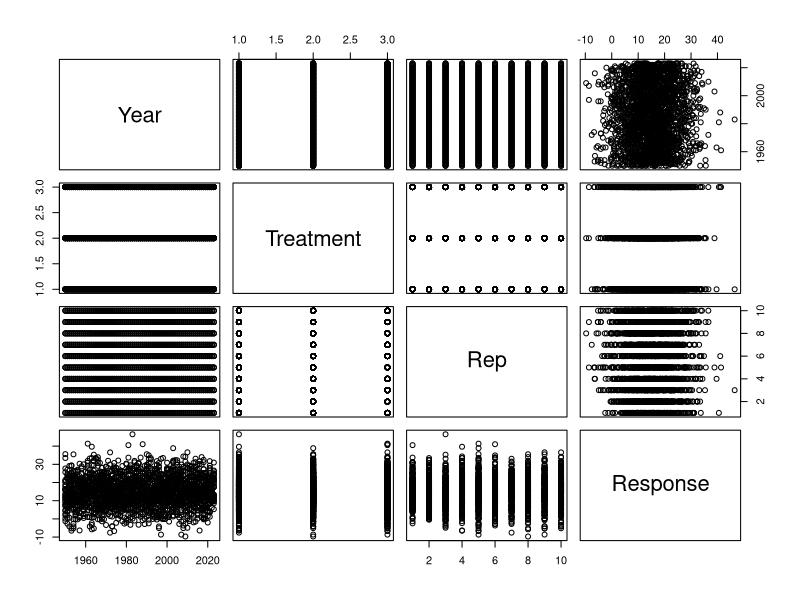
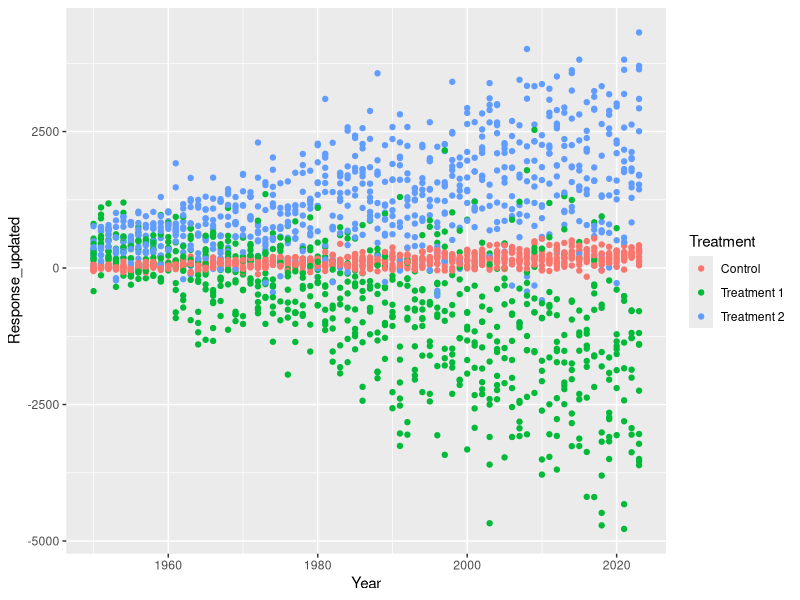
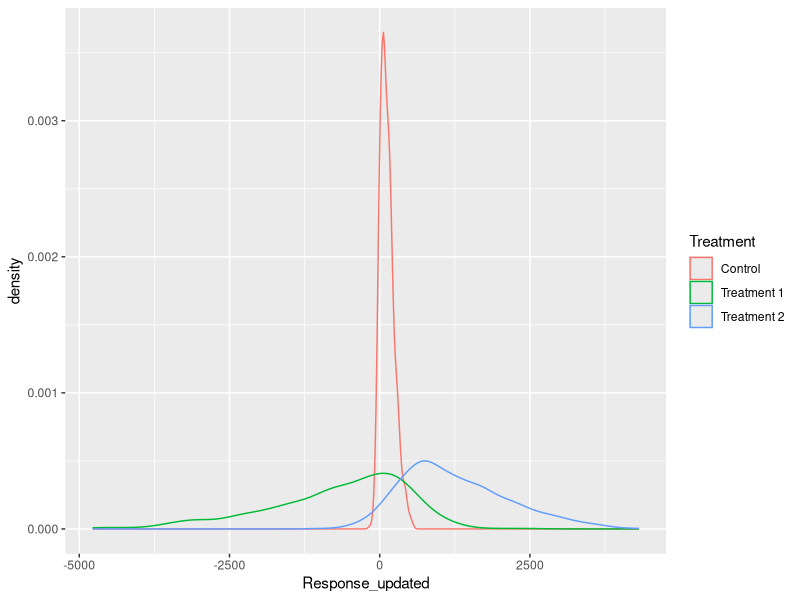
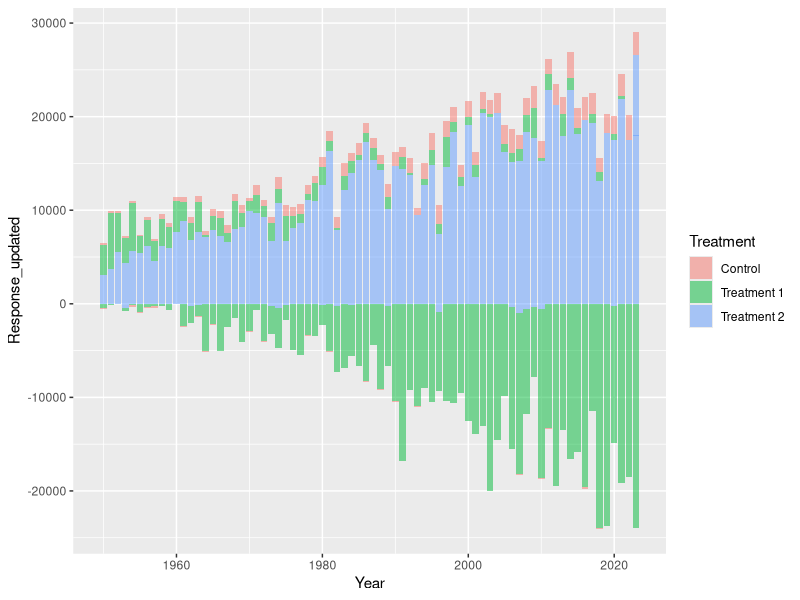
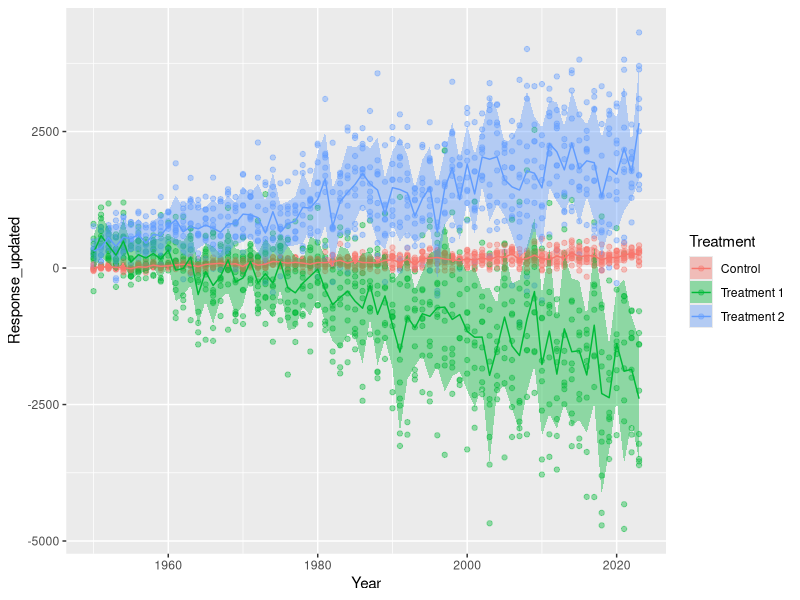
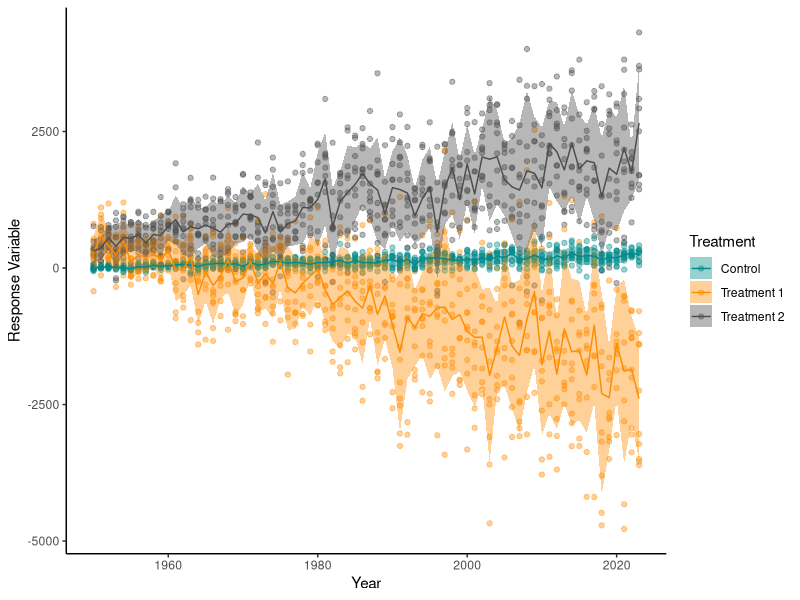
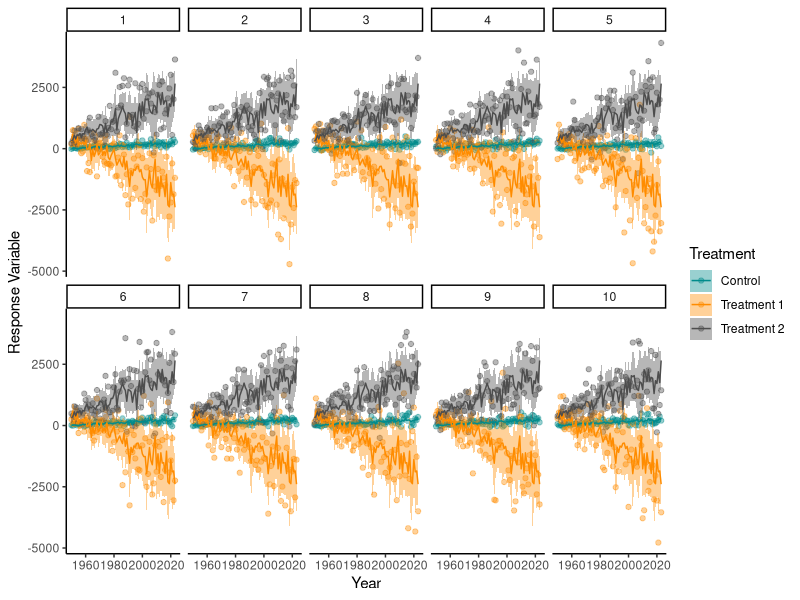

Generate these figures, in order, with R:
## ---- chunk 1
6*6
## ---- chunk 2
a<- 17
## ---- chunk 3
b<- c(1,5,5,3,7)
## ---- chunk 4
a*b
## ---- chunk 5
c<-a*b
## ---- chunk 6
c
## ---- chunk 7
#install.packages("dplyr") 
## ---- chunk 8
library(dplyr) 
## ---- chunk 9
#install.packages("tidyverse") 
library(tidyverse)

Year <- seq(from=1950,to=2023,by=1)
Treatment <- c("Control","Treatment 1","Treatment 2")
Rep<- seq(from=1,to=10,by=1)
## ---- chunk 10
length(Year)
summary(Year)

length(Treatment)
summary(Treatment)

length(Rep)
summary(Rep)
## ---- chunk 11
df<-expand.grid(Year=Year,Treatment=Treatment,Rep=Rep)
## ---- chunk 12
Response<-rnorm(n=nrow(df),mean = 15,sd=8)
## ---- chunk 13
df$Response<-Response
## ---- chunk 14
plot(df)
## ---- chunk 15
df_1<-df %>% 
  mutate(Response_updated=case_when(Treatment=="Control"~jitter(Response)*((Year-1930)/5)-50,
                                    Treatment=="Treatment 1"~jitter(Response)*((Year-1930)*-2)+1000,
                                    Treatment=="Treatment 2"~jitter(Response)*((Year-1930)*1.5)-4))



df_1<-mutate(df,
             Response_updated=case_when(Treatment=="Control"~jitter(Response)*((Year-1930)/5)-50,
                                    Treatment=="Treatment 1"~jitter(Response)*((Year-1930)*-2)+1000,
                                    Treatment=="Treatment 2"~jitter(Response)*((Year-1930)*1.5)-4))


## ---- chunk 16
df_1_summary<-df_1 %>% 
  group_by(Treatment) %>% 
  summarise(MeanResponse=mean(Response_updated),
            SDResponse=sd(Response_updated))

df_1_summary

df_1_summary_year<-df_1 %>% 
  group_by(Treatment,Year) %>% 
  summarise(MeanResponse=mean(Response_updated),
            SDResponse=sd(Response_updated))

df_1_summary_year
## ---- chunk 17
ggplot(df_1)+
  geom_point(aes(x=Year,y=Response_updated,colour=Treatment))

## ---- chunk 18
ggplot(df_1)+
  geom_density(aes(x=Response_updated,colour=Treatment))

ggplot(df_1)+
  geom_col(aes(x=Year,y=Response_updated,fill=Treatment),alpha=0.5)
## ---- chunk 19
ggplot()+
  geom_point(data=df_1,mapping=aes(x=Year,y=Response_updated,colour=Treatment),
             alpha=0.4)+
  geom_ribbon(data=df_1_summary_year,mapping=aes(x=Year,ymax=MeanResponse+SDResponse,
                                                 ymin=MeanResponse-SDResponse,fill=Treatment),
              alpha=0.4)+
  geom_line(data=df_1_summary_year,mapping=aes(x=Year,y=MeanResponse,colour=Treatment))
## ---- chunk 20
ggplot()+
  geom_point(data=df_1,mapping=aes(x=Year,y=Response_updated,colour=Treatment),
             alpha=0.4)+
  geom_ribbon(data=df_1_summary_year,mapping=aes(x=Year,ymax=MeanResponse+SDResponse,
                                                 ymin=MeanResponse-SDResponse,fill=Treatment),
              alpha=0.4)+
  geom_line(data=df_1_summary_year,mapping=aes(x=Year,y=MeanResponse,colour=Treatment))+
  scale_color_manual(values=c("darkcyan","darkorange","grey30"))+
  scale_fill_manual(values=c("darkcyan","darkorange","grey30"))+
  labs(x="Year",y="Response Variable")+
  theme_classic()
## ---- chunk 21
ggplot()+
  geom_point(data=df_1,mapping=aes(x=Year,y=Response_updated,colour=Treatment),
             alpha=0.4)+
  geom_ribbon(data=df_1_summary_year,mapping=aes(x=Year,ymax=MeanResponse+SDResponse,
                                                 ymin=MeanResponse-SDResponse,fill=Treatment),
              alpha=0.4)+
  geom_line(data=df_1_summary_year,mapping=aes(x=Year,y=MeanResponse,colour=Treatment))+
  facet_wrap(~Rep, nrow=2)+
  scale_color_manual(values=c("darkcyan","darkorange","grey30"))+
  scale_fill_manual(values=c("darkcyan","darkorange","grey30"))+
  labs(x="Year",y="Response Variable")+
  theme_classic()
